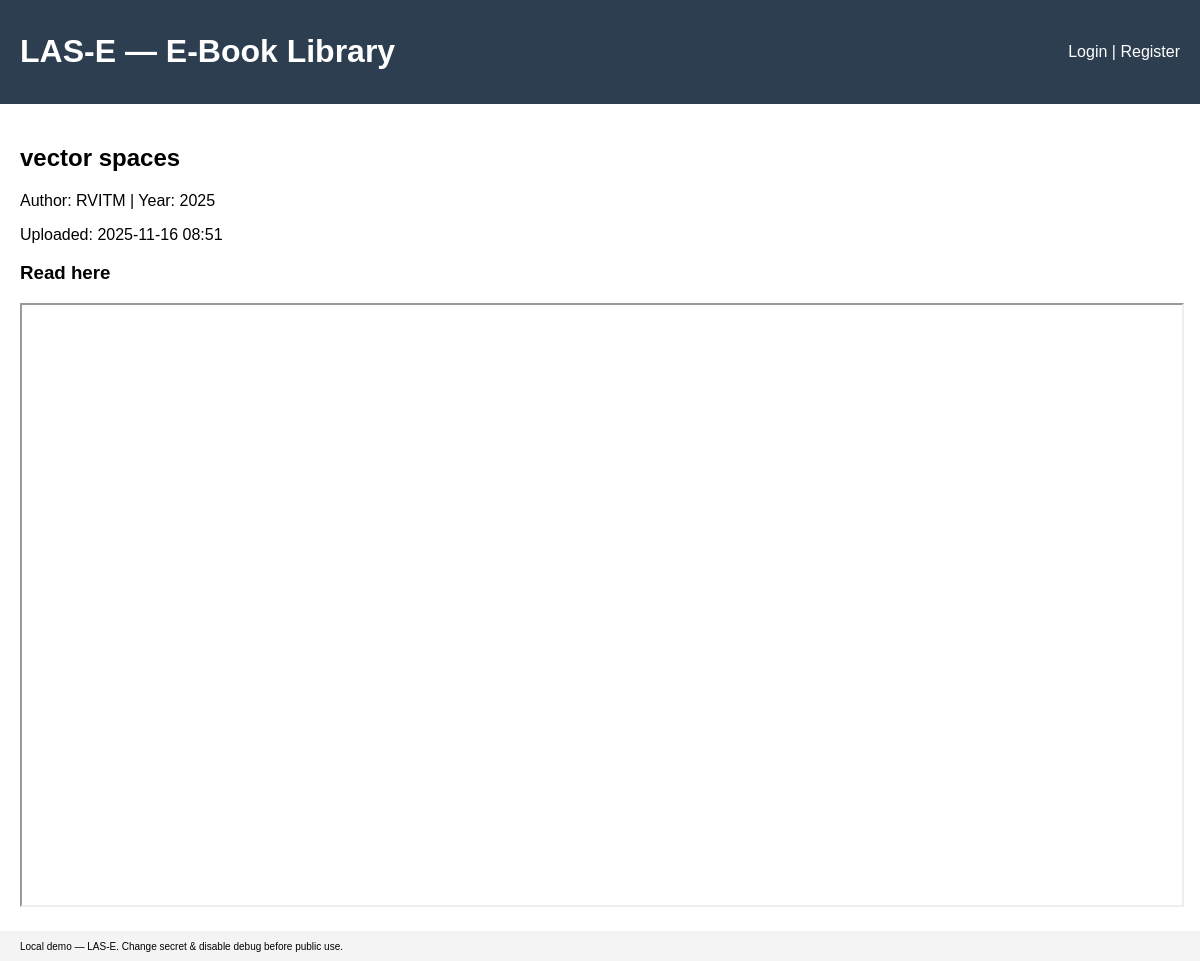
The page /book/2 on the database its author committed.
### app.py (models this page shows, shortened)
class Book(db.Model):
    id = db.Column(db.Integer, primary_key=True)
    title = db.Column(db.String(250), nullable=False)
    author = db.Column(db.String(200), nullable=True)
    year = db.Column(db.String(10), nullable=True)
    filename = db.Column(db.String(300), nullable=False)
    uploaded_on = db.Column(db.DateTime, default=datetime.utcnow)

### app.py (the view)
@app.route('/book/<int:book_id>')
def book_detail(book_id):
    book = Book.query.get_or_404(book_id)
    return render_template('book.html', book=book)

### templates/book.html (shortened to what this page needs)
{% extends "layout.html" %}
{% block content %}
<article class="book">
  <h2>{{ book.title }}</h2>
  <p>Author: {{ book.author or 'Unknown' }} | Year: {{ book.year or '—' }}</p>
  <p>Uploaded: {{ book.uploaded_on.strftime('%Y-%m-%d %H:%M') }}</p>
  <div class="reader">
    <h3>Read here</h3>
    <iframe src="{{ url_for('serve_ebook', filename=book.filename) }}" width="100%" height="600px"></iframe>
  </div>
</article>
{% endblock %}

### static/styles.css (style rules this page uses)
body { font-family: Arial, sans-serif; margin: 0; padding: 0; }

### rows shown on the page
Book: title "vector spaces", author "RVITM", year "2025", uploaded_on "2025-11-16 08:51"
